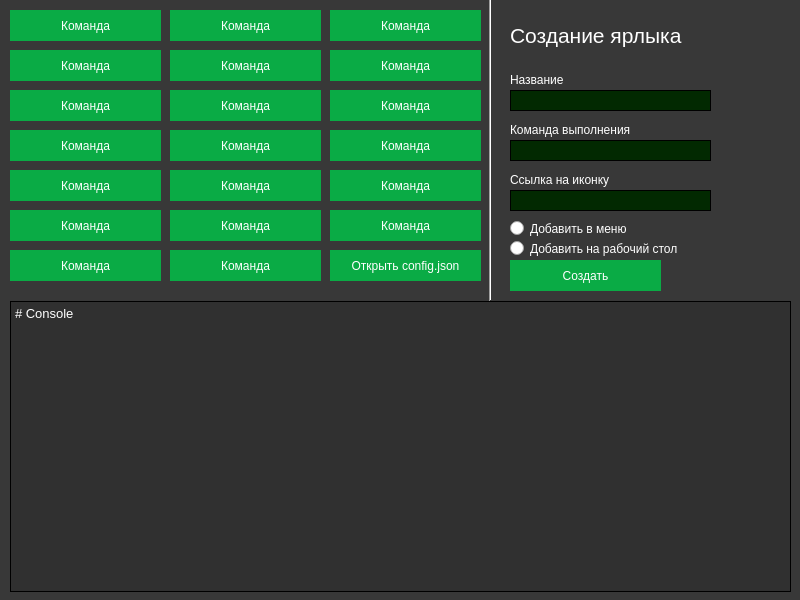
<?xml version="1.0" encoding="UTF-8"?>
<ui version="4.0">
 <class>MainWindow</class>
 <widget class="QMainWindow" name="MainWindow">
  <property name="geometry">
   <rect>
    <x>0</x>
    <y>0</y>
    <width>800</width>
    <height>600</height>
   </rect>
  </property>
  <property name="windowTitle">
   <string>MainWindow</string>
  </property>
  <property name="styleSheet">
   <string notr="true">* {
	color: rgb(255, 255, 255);
}

QMainWindow {
	background-color: #383838;
}

QLabel {
	font: 12pt &quot;Arial&quot;;
}

QLineEdit {
	border: 1px solid #000;
	background-color: #022901;
}

#console_widget {
	border: 1px solid #000;
	background-color: #303030;
}</string>
  </property>
  <widget class="QWidget" name="centralwidget">
   <widget class="QTextBrowser" name="console_widget">
    <property name="geometry">
     <rect>
      <x>10</x>
      <y>301</y>
      <width>781</width>
      <height>291</height>
     </rect>
    </property>
    <property name="styleSheet">
     <string notr="true">font: 10pt &quot;Ubuntu&quot;;</string>
    </property>
    <property name="html">
     <string>&lt;!DOCTYPE HTML PUBLIC &quot;-//W3C//DTD HTML 4.0//EN&quot; &quot;http://www.w3.org/TR/REC-html40/strict.dtd&quot;&gt;
&lt;html&gt;&lt;head&gt;&lt;meta name=&quot;qrichtext&quot; content=&quot;1&quot; /&gt;&lt;style type=&quot;text/css&quot;&gt;
p, li { white-space: pre-wrap; }
&lt;/style&gt;&lt;/head&gt;&lt;body style=&quot; font-family:'Ubuntu'; font-size:10pt; font-weight:400; font-style:normal;&quot;&gt;
&lt;p style=&quot; margin-top:0px; margin-bottom:0px; margin-left:0px; margin-right:0px; -qt-block-indent:0; text-indent:0px;&quot;&gt;# Console&lt;/p&gt;&lt;/body&gt;&lt;/html&gt;</string>
    </property>
   </widget>
   <widget class="QLineEdit" name="lineEdit">
    <property name="geometry">
     <rect>
      <x>510</x>
      <y>140</y>
      <width>201</width>
      <height>21</height>
     </rect>
    </property>
   </widget>
   <widget class="QLabel" name="label">
    <property name="geometry">
     <rect>
      <x>510</x>
      <y>120</y>
      <width>261</width>
      <height>20</height>
     </rect>
    </property>
    <property name="text">
     <string>Команда выполнения</string>
    </property>
   </widget>
   <widget class="Line" name="line">
    <property name="geometry">
     <rect>
      <x>480</x>
      <y>-10</y>
      <width>20</width>
      <height>311</height>
     </rect>
    </property>
    <property name="orientation">
     <enum>Qt::Vertical</enum>
    </property>
   </widget>
   <widget class="QLabel" name="label_2">
    <property name="geometry">
     <rect>
      <x>510</x>
      <y>170</y>
      <width>261</width>
      <height>20</height>
     </rect>
    </property>
    <property name="text">
     <string>Ссылка на иконку</string>
    </property>
   </widget>
   <widget class="QLineEdit" name="lineEdit_2">
    <property name="geometry">
     <rect>
      <x>510</x>
      <y>190</y>
      <width>201</width>
      <height>21</height>
     </rect>
    </property>
   </widget>
   <widget class="QLabel" name="label_3">
    <property name="geometry">
     <rect>
      <x>510</x>
      <y>70</y>
      <width>261</width>
      <height>20</height>
     </rect>
    </property>
    <property name="text">
     <string>Название</string>
    </property>
   </widget>
   <widget class="QLineEdit" name="lineEdit_3">
    <property name="geometry">
     <rect>
      <x>510</x>
      <y>90</y>
      <width>201</width>
      <height>21</height>
     </rect>
    </property>
   </widget>
   <widget class="QRadioButton" name="radioButton">
    <property name="geometry">
     <rect>
      <x>510</x>
      <y>220</y>
      <width>131</width>
      <height>17</height>
     </rect>
    </property>
    <property name="text">
     <string>Добавить в меню</string>
    </property>
   </widget>
   <widget class="QRadioButton" name="radioButton_2">
    <property name="geometry">
     <rect>
      <x>510</x>
      <y>240</y>
      <width>171</width>
      <height>17</height>
     </rect>
    </property>
    <property name="text">
     <string>Добавить на рабочий стол</string>
    </property>
   </widget>
   <widget class="QPushButton" name="btn_create_link">
    <property name="geometry">
     <rect>
      <x>510</x>
      <y>260</y>
      <width>151</width>
      <height>31</height>
     </rect>
    </property>
    <property name="styleSheet">
     <string notr="true">QPushButton {
	font: 10pt &quot;Ubuntu&quot;;
	background-color: #0aab45;
    border: none;
    color: white;
    text-align: center;
    text-decoration: none;
    display: inline-block;
}

QPushButton:hover {
	background-color: #046929;
}</string>
    </property>
    <property name="text">
     <string>Создать</string>
    </property>
   </widget>
   <widget class="QLabel" name="label_4">
    <property name="geometry">
     <rect>
      <x>510</x>
      <y>20</y>
      <width>191</width>
      <height>31</height>
     </rect>
    </property>
    <property name="text">
     <string>&lt;html&gt;&lt;head/&gt;&lt;body&gt;&lt;p&gt;&lt;span style=&quot; font-size:16pt;&quot;&gt;Создание ярлыка&lt;/span&gt;&lt;/p&gt;&lt;/body&gt;&lt;/html&gt;</string>
    </property>
   </widget>
   <widget class="QPushButton" name="btn_command_1">
    <property name="geometry">
     <rect>
      <x>10</x>
      <y>10</y>
      <width>151</width>
      <height>31</height>
     </rect>
    </property>
    <property name="styleSheet">
     <string notr="true">QPushButton {
	font: 10pt &quot;Ubuntu&quot;;
	background-color: #0aab45;
    border: none;
    color: white;
    text-align: center;
    text-decoration: none;
    display: inline-block;
}

QPushButton:hover {
	background-color: #046929;
}</string>
    </property>
    <property name="text">
     <string>Команда</string>
    </property>
   </widget>
   <widget class="QPushButton" name="btn_command_2">
    <property name="geometry">
     <rect>
      <x>10</x>
      <y>50</y>
      <width>151</width>
      <height>31</height>
     </rect>
    </property>
    <property name="styleSheet">
     <string notr="true">QPushButton {
	font: 10pt &quot;Ubuntu&quot;;
	background-color: #0aab45;
    border: none;
    color: white;
    text-align: center;
    text-decoration: none;
    display: inline-block;
}

QPushButton:hover {
	background-color: #046929;
}</string>
    </property>
    <property name="text">
     <string>Команда</string>
    </property>
   </widget>
   <widget class="QPushButton" name="btn_command_3">
    <property name="geometry">
     <rect>
      <x>10</x>
      <y>130</y>
      <width>151</width>
      <height>31</height>
     </rect>
    </property>
    <property name="styleSheet">
     <string notr="true">QPushButton {
	font: 10pt &quot;Ubuntu&quot;;
	background-color: #0aab45;
    border: none;
    color: white;
    text-align: center;
    text-decoration: none;
    display: inline-block;
}

QPushButton:hover {
	background-color: #046929;
}</string>
    </property>
    <property name="text">
     <string>Команда</string>
    </property>
   </widget>
   <widget class="QPushButton" name="btn_command_4">
    <property name="geometry">
     <rect>
      <x>10</x>
      <y>90</y>
      <width>151</width>
      <height>31</height>
     </rect>
    </property>
    <property name="styleSheet">
     <string notr="true">QPushButton {
	font: 10pt &quot;Ubuntu&quot;;
	background-color: #0aab45;
    border: none;
    color: white;
    text-align: center;
    text-decoration: none;
    display: inline-block;
}

QPushButton:hover {
	background-color: #046929;
}</string>
    </property>
    <property name="text">
     <string>Команда</string>
    </property>
   </widget>
   <widget class="QPushButton" name="btn_command_5">
    <property name="geometry">
     <rect>
      <x>10</x>
      <y>170</y>
      <width>151</width>
      <height>31</height>
     </rect>
    </property>
    <property name="styleSheet">
     <string notr="true">QPushButton {
	font: 10pt &quot;Ubuntu&quot;;
	background-color: #0aab45;
    border: none;
    color: white;
    text-align: center;
    text-decoration: none;
    display: inline-block;
}

QPushButton:hover {
	background-color: #046929;
}</string>
    </property>
    <property name="text">
     <string>Команда</string>
    </property>
   </widget>
   <widget class="QPushButton" name="btn_command_6">
    <property name="geometry">
     <rect>
      <x>10</x>
      <y>210</y>
      <width>151</width>
      <height>31</height>
     </rect>
    </property>
    <property name="styleSheet">
     <string notr="true">QPushButton {
	font: 10pt &quot;Ubuntu&quot;;
	background-color: #0aab45;
    border: none;
    color: white;
    text-align: center;
    text-decoration: none;
    display: inline-block;
}

QPushButton:hover {
	background-color: #046929;
}</string>
    </property>
    <property name="text">
     <string>Команда</string>
    </property>
   </widget>
   <widget class="QPushButton" name="btn_command_7">
    <property name="geometry">
     <rect>
      <x>10</x>
      <y>250</y>
      <width>151</width>
      <height>31</height>
     </rect>
    </property>
    <property name="styleSheet">
     <string notr="true">QPushButton {
	font: 10pt &quot;Ubuntu&quot;;
	background-color: #0aab45;
    border: none;
    color: white;
    text-align: center;
    text-decoration: none;
    display: inline-block;
}

QPushButton:hover {
	background-color: #046929;
}</string>
    </property>
    <property name="text">
     <string>Команда</string>
    </property>
   </widget>
   <widget class="QPushButton" name="btn_command_8">
    <property name="geometry">
     <rect>
      <x>170</x>
      <y>10</y>
      <width>151</width>
      <height>31</height>
     </rect>
    </property>
    <property name="styleSheet">
     <string notr="true">QPushButton {
	font: 10pt &quot;Ubuntu&quot;;
	background-color: #0aab45;
    border: none;
    color: white;
    text-align: center;
    text-decoration: none;
    display: inline-block;
}

QPushButton:hover {
	background-color: #046929;
}</string>
    </property>
    <property name="text">
     <string>Команда</string>
    </property>
   </widget>
   <widget class="QPushButton" name="btn_command_9">
    <property name="geometry">
     <rect>
      <x>170</x>
      <y>50</y>
      <width>151</width>
      <height>31</height>
     </rect>
    </property>
    <property name="styleSheet">
     <string notr="true">QPushButton {
	font: 10pt &quot;Ubuntu&quot;;
	background-color: #0aab45;
    border: none;
    color: white;
    text-align: center;
    text-decoration: none;
    display: inline-block;
}

QPushButton:hover {
	background-color: #046929;
}</string>
    </property>
    <property name="text">
     <string>Команда</string>
    </property>
   </widget>
   <widget class="QPushButton" name="btn_command_10">
    <property name="geometry">
     <rect>
      <x>170</x>
      <y>90</y>
      <width>151</width>
      <height>31</height>
     </rect>
    </property>
    <property name="styleSheet">
     <string notr="true">QPushButton {
	font: 10pt &quot;Ubuntu&quot;;
	background-color: #0aab45;
    border: none;
    color: white;
    text-align: center;
    text-decoration: none;
    display: inline-block;
}

QPushButton:hover {
	background-color: #046929;
}</string>
    </property>
    <property name="text">
     <string>Команда</string>
    </property>
   </widget>
   <widget class="QPushButton" name="btn_command_11">
    <property name="geometry">
     <rect>
      <x>170</x>
      <y>130</y>
      <width>151</width>
      <height>31</height>
     </rect>
    </property>
    <property name="styleSheet">
     <string notr="true">QPushButton {
	font: 10pt &quot;Ubuntu&quot;;
	background-color: #0aab45;
    border: none;
    color: white;
    text-align: center;
    text-decoration: none;
    display: inline-block;
}

QPushButton:hover {
	background-color: #046929;
}</string>
    </property>
    <property name="text">
     <string>Команда</string>
    </property>
   </widget>
   <widget class="QPushButton" name="btn_command_12">
    <property name="geometry">
     <rect>
      <x>170</x>
      <y>170</y>
      <width>151</width>
      <height>31</height>
     </rect>
    </property>
    <property name="styleSheet">
     <string notr="true">QPushButton {
	font: 10pt &quot;Ubuntu&quot;;
	background-color: #0aab45;
    border: none;
    color: white;
    text-align: center;
    text-decoration: none;
    display: inline-block;
}

QPushButton:hover {
	background-color: #046929;
}</string>
    </property>
    <property name="text">
     <string>Команда</string>
    </property>
   </widget>
   <widget class="QPushButton" name="btn_command_13">
    <property name="geometry">
     <rect>
      <x>170</x>
      <y>210</y>
      <width>151</width>
      <height>31</height>
     </rect>
    </property>
    <property name="styleSheet">
     <string notr="true">QPushButton {
	font: 10pt &quot;Ubuntu&quot;;
	background-color: #0aab45;
    border: none;
    color: white;
    text-align: center;
    text-decoration: none;
    display: inline-block;
}

QPushButton:hover {
	background-color: #046929;
}</string>
    </property>
    <property name="text">
     <string>Команда</string>
    </property>
   </widget>
   <widget class="QPushButton" name="btn_command_14">
    <property name="geometry">
     <rect>
      <x>170</x>
      <y>250</y>
      <width>151</width>
      <height>31</height>
     </rect>
    </property>
    <property name="styleSheet">
     <string notr="true">QPushButton {
	font: 10pt &quot;Ubuntu&quot;;
	background-color: #0aab45;
    border: none;
    color: white;
    text-align: center;
    text-decoration: none;
    display: inline-block;
}

QPushButton:hover {
	background-color: #046929;
}</string>
    </property>
    <property name="text">
     <string>Команда</string>
    </property>
   </widget>
   <widget class="QPushButton" name="btn_command_15">
    <property name="geometry">
     <rect>
      <x>330</x>
      <y>10</y>
      <width>151</width>
      <height>31</height>
     </rect>
    </property>
    <property name="styleSheet">
     <string notr="true">QPushButton {
	font: 10pt &quot;Ubuntu&quot;;
	background-color: #0aab45;
    border: none;
    color: white;
    text-align: center;
    text-decoration: none;
    display: inline-block;
}

QPushButton:hover {
	background-color: #046929;
}</string>
    </property>
    <property name="text">
     <string>Команда</string>
    </property>
   </widget>
   <widget class="QPushButton" name="btn_command_16">
    <property name="geometry">
     <rect>
      <x>330</x>
      <y>50</y>
      <width>151</width>
      <height>31</height>
     </rect>
    </property>
    <property name="styleSheet">
     <string notr="true">QPushButton {
	font: 10pt &quot;Ubuntu&quot;;
	background-color: #0aab45;
    border: none;
    color: white;
    text-align: center;
    text-decoration: none;
    display: inline-block;
}

QPushButton:hover {
	background-color: #046929;
}</string>
    </property>
    <property name="text">
     <string>Команда</string>
    </property>
   </widget>
   <widget class="QPushButton" name="btn_open_config">
    <property name="geometry">
     <rect>
      <x>330</x>
      <y>250</y>
      <width>151</width>
      <height>31</height>
     </rect>
    </property>
    <property name="styleSheet">
     <string notr="true">QPushButton {
	font: 10pt &quot;Ubuntu&quot;;
	background-color: #0aab45;
    border: none;
    color: white;
    text-align: center;
    text-decoration: none;
    display: inline-block;
}

QPushButton:hover {
	background-color: #046929;
}</string>
    </property>
    <property name="text">
     <string>Открыть config.json</string>
    </property>
   </widget>
   <widget class="QPushButton" name="btn_command_18">
    <property name="geometry">
     <rect>
      <x>330</x>
      <y>130</y>
      <width>151</width>
      <height>31</height>
     </rect>
    </property>
    <property name="styleSheet">
     <string notr="true">QPushButton {
	font: 10pt &quot;Ubuntu&quot;;
	background-color: #0aab45;
    border: none;
    color: white;
    text-align: center;
    text-decoration: none;
    display: inline-block;
}

QPushButton:hover {
	background-color: #046929;
}</string>
    </property>
    <property name="text">
     <string>Команда</string>
    </property>
   </widget>
   <widget class="QPushButton" name="btn_command_17">
    <property name="geometry">
     <rect>
      <x>330</x>
      <y>90</y>
      <width>151</width>
      <height>31</height>
     </rect>
    </property>
    <property name="styleSheet">
     <string notr="true">QPushButton {
	font: 10pt &quot;Ubuntu&quot;;
	background-color: #0aab45;
    border: none;
    color: white;
    text-align: center;
    text-decoration: none;
    display: inline-block;
}

QPushButton:hover {
	background-color: #046929;
}</string>
    </property>
    <property name="text">
     <string>Команда</string>
    </property>
   </widget>
   <widget class="QPushButton" name="btn_command_19">
    <property name="geometry">
     <rect>
      <x>330</x>
      <y>170</y>
      <width>151</width>
      <height>31</height>
     </rect>
    </property>
    <property name="styleSheet">
     <string notr="true">QPushButton {
	font: 10pt &quot;Ubuntu&quot;;
	background-color: #0aab45;
    border: none;
    color: white;
    text-align: center;
    text-decoration: none;
    display: inline-block;
}

QPushButton:hover {
	background-color: #046929;
}</string>
    </property>
    <property name="text">
     <string>Команда</string>
    </property>
   </widget>
   <widget class="QPushButton" name="btn_command_20">
    <property name="geometry">
     <rect>
      <x>330</x>
      <y>210</y>
      <width>151</width>
      <height>31</height>
     </rect>
    </property>
    <property name="styleSheet">
     <string notr="true">QPushButton {
	font: 10pt &quot;Ubuntu&quot;;
	background-color: #0aab45;
    border: none;
    color: white;
    text-align: center;
    text-decoration: none;
    display: inline-block;
}

QPushButton:hover {
	background-color: #046929;
}</string>
    </property>
    <property name="text">
     <string>Команда</string>
    </property>
   </widget>
  </widget>
 </widget>
 <resources/>
 <connections/>
</ui>
